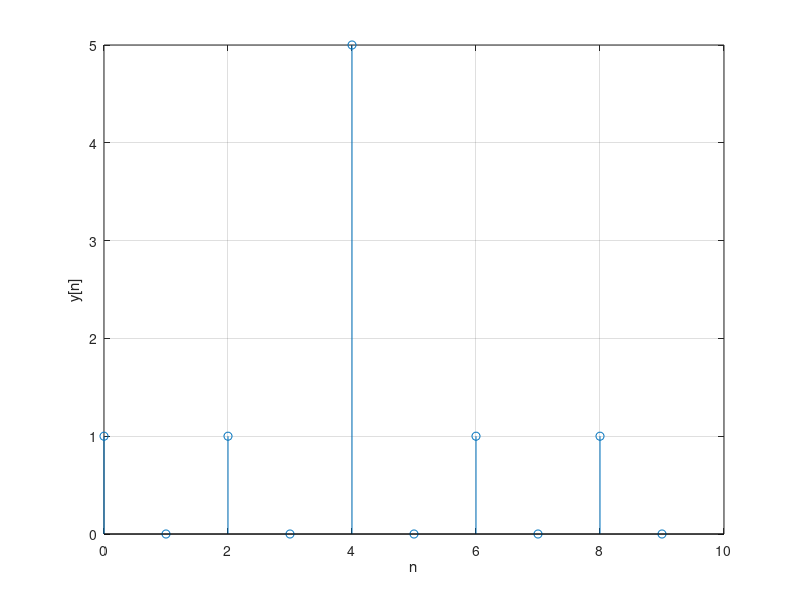

Write the MATLAB code that produced this figure.
nx = 0:9
x = [1 -1 1 1 1 0 0 0 0 0]
h = [1 1 1 -1 1 0 0 0 0 0]
y = conv(x,h);

stem(nx,y(1:10));
xlabel('n');
ylabel('y[n]');
grid;